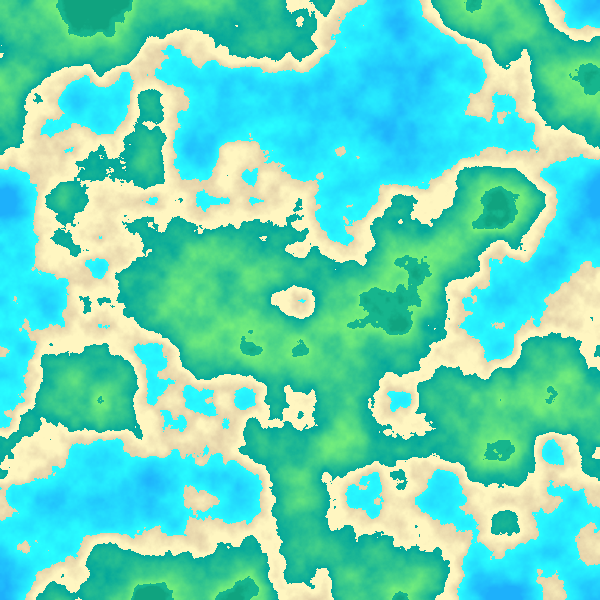
Frame 1 (no input)
Frame 60 (no input): identical to frame 1, image omitted
Frame 120 (the mouse pressed at the canvas centre since frame 60): identical to frame 1, image omitted

The p5.js sketch that drew this single still picture (run headless with seeded random() and noise() and a simulated clock; from frame 60 on, the mouse is pressed at the canvas centre):

// p5.js sketch
// ── sketch.js
class Terrain {
  constructor(minHeight, maxHeight, minColor, maxColor, lerpAdjust = 0) {
    this.minHeight = minHeight;
    this.maxHeight = maxHeight;
    this.minColor = minColor;
    this.maxColor = maxColor;
    this.lerpAdjust = lerpAdjust;
  }
}

let zoomFactor = 100;
let mapChanged = true;
// The x and y offset need to be large because Perlin noise mirrors around 0.
let xOffset = 10000;
let yOffset = 10000;
const cameraSpeed = 20;

let waterTerrain;
let sandTerrain;
let grassTerrain;
let treesTerrain;

function setup() {
  createCanvas(600, 600);
  background(220);
  smooth();
  noiseDetail(random(2, 9), 0.5);

  waterTerrain = new Terrain(
    0.2,
    0.4,
    color(30, 176, 251),
    color(40, 255, 255)
  );
  sandTerrain = new Terrain(
    0.4,
    0.5,
    color(215, 192, 158),
    color(255, 246, 193),
    0.3
  );
  grassTerrain = new Terrain(
    0.5,
    0.7,
    color(2, 166, 155),
    color(118, 239, 124)
  );
  treesTerrain = new Terrain(
    0.7,
    0.75,
    color(22, 181, 141),
    color(10, 145, 113),
    -0.5
  );
}

function draw() {
  if (keyIsDown(RIGHT_ARROW)) {
    xOffset += (1 / zoomFactor) * cameraSpeed;
    mapChanged = true;
  }
  if (keyIsDown(LEFT_ARROW)) {
    xOffset -= (1 / zoomFactor) * cameraSpeed;
    mapChanged = true;
  }
  if (keyIsDown(UP_ARROW)) {
    yOffset -= (1 / zoomFactor) * cameraSpeed;
    mapChanged = true;
  }
  if (keyIsDown(DOWN_ARROW)) {
    yOffset += (1 / zoomFactor) * cameraSpeed;
    mapChanged = true;
  }

  // We only need to re-draw the canvas if the map has changed.
  if (!mapChanged) {
    return;
  }

  for (let y = 0; y < height; y++) {
    for (let x = 0; x < height; x++) {
      const xVal = (x - width / 2) / zoomFactor + xOffset;
      const yVal = (y - height / 2) / zoomFactor + yOffset;
      const noiseValue = noise(xVal, yVal);

      let terrainColor;

      if (noiseValue < waterTerrain.maxHeight) {
        terrainColor = getTerrainColor(noiseValue, waterTerrain);
      } else if (noiseValue < sandTerrain.maxHeight) {
        terrainColor = getTerrainColor(noiseValue, sandTerrain);
      } else if (noiseValue < grassTerrain.maxHeight) {
        terrainColor = getTerrainColor(noiseValue, grassTerrain);
      } else {
        terrainColor = getTerrainColor(noiseValue, treesTerrain);
      }
      set(x, y, terrainColor);
    }
  }
  updatePixels();
  mapChanged = false;
}

function mouseWheel(event) {
  zoomFactor -= event.delta / 10;
  // Set the min zoom factor to 10 so that the map stays somewhat recognizeable.
  zoomFactor = Math.max(10, zoomFactor);
  mapChanged = true;
}

function getTerrainColor(noiseValue, mapType) {
  // Given a noise value, normalize to to be between 0 to 1 representing how
  // close it is to the min or max height for the given terrain type.
  const normalized = normalize(
    noiseValue,
    mapType.maxHeight,
    mapType.minHeight
  );
  // Blend between the min and max height colors based on the normalized
  // noise value.
  return lerpColor(
    mapType.minColor,
    mapType.maxColor,
    normalized + mapType.lerpAdjust
  );
}

// Return a number between 0 and 1 between max and min based on value.
function normalize(value, max, min) {
  if (value > max) {
    return 1;
  }
  if (value < min) {
    return 0;
  }
  return (value - min) / (max - min);
}
